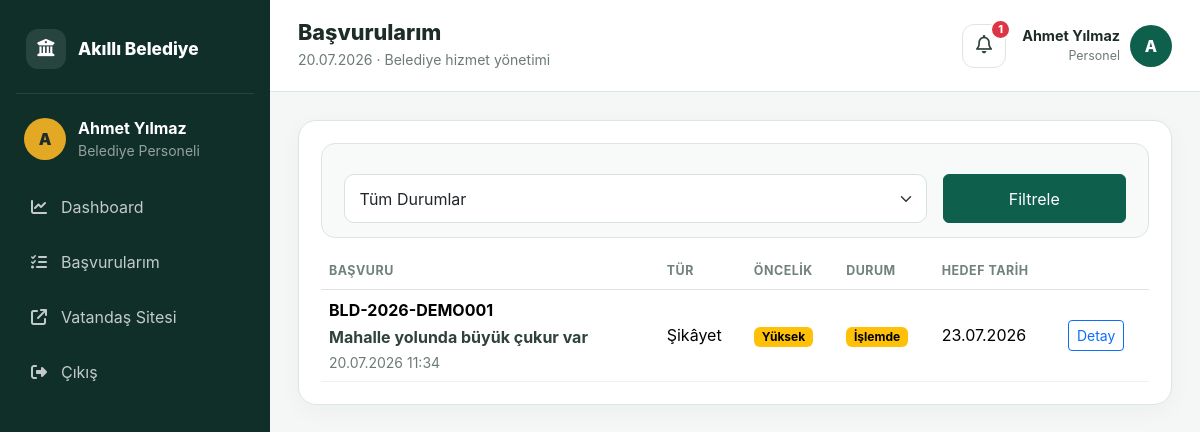
/personel/basvurularim.php (signed in), run on the app's committed database.
### tables this page shows
CREATE TABLE complaints (
    id INT AUTO_INCREMENT PRIMARY KEY,
    tracking_code VARCHAR(30) NOT NULL UNIQUE,
    citizen_name VARCHAR(120) NOT NULL,
    phone VARCHAR(30) NOT NULL,
    email VARCHAR(150) NULL,
    type ENUM('Talep','Öneri','Şikâyet') NOT NULL,
    title VARCHAR(200) NOT NULL,
    description TEXT NOT NULL,
    address VARCHAR(255) NULL,
    district VARCHAR(120) NULL,
    attachment VARCHAR(255) NULL,
    department_id INT NULL,
    suggested_department_id INT NULL,
    assigned_user_id INT NULL,
    priority ENUM('Düşük','Normal','Yüksek','Acil') NOT NULL DEFAULT 'Normal',
    status ENUM('Yeni','İnceleniyor','Yönlendirildi','İşlemde','Çözüldü','Reddedildi') NOT NULL DEFAULT 'Yeni',
    due_date DATE NULL,
    resolution_note TEXT NULL,
    resolved_at DATETIME NULL,
    created_at TIMESTAMP DEFAULT CURRENT_TIMESTAMP,
    updated_at TIMESTAMP DEFAULT CURRENT_TIMESTAMP ON UPDATE CURRENT_TIMESTAMP,
    INDEX idx_status (status),
    INDEX idx_priority (priority),
    INDEX idx_department (department_id),
    INDEX idx_assigned (assigned_user_id),
    CONSTRAINT fk_complaint_department FOREIGN KEY (department_id) REFERENCES departments(id) ON DELETE SET NULL,
    CONSTRAINT fk_complaint_suggested FOREIGN KEY (suggested_department_id) REFERENCES departments(id) ON DELETE SET NULL,
    CONSTRAINT fk_complaint_user FOREIGN KEY (assigned_user_id) REFERENCES users(id) ON DELETE SET NULL
);

### includes/functions.php (called while the page is built, shortened)
<?php
function e(?string $value): string {
    return htmlspecialchars($value ?? '', ENT_QUOTES, 'UTF-8');
}
function status_badge(string $status): string {
    return match ($status) {
        'Yeni' => 'secondary',
        'İnceleniyor' => 'info',
        'Yönlendirildi' => 'primary',
        'İşlemde' => 'warning',
        'Çözüldü' => 'success',
        'Reddedildi' => 'danger',
        default => 'dark'
    };
}
function priority_badge(string $priority): string {
    return match ($priority) {
        'Acil' => 'danger',
        'Yüksek' => 'warning',
        'Düşük' => 'secondary',
        default => 'primary'
    };
}

### personel/basvurularim.php (the view, shortened to what this page needs)
<?php
require_once '../config/db.php';
$user = current_user();
$sql = 'SELECT id, tracking_code, title, type, status, priority, due_date, created_at FROM complaints WHERE assigned_user_id = ?';
$params = [$user['id']];
$sql .= ' ORDER BY CASE priority WHEN "Acil" THEN 1 WHEN "Yüksek" THEN 2 ELSE 3 END, created_at DESC';
$stmt = $pdo->prepare($sql);
$stmt->execute($params);
$rows = $stmt->fetchAll();
require '../includes/panel_header.php';
?>
<div class="panel-card">
    <form method="get" class="filter-bar row g-3">
        <div class="col-md-9">
            <select name="status" class="form-select">
                <option value="">Tüm Durumlar</option>
            </select>
        </div>
        <div class="col-md-3 d-grid"><button class="btn btn-primary">Filtrele</button></div>
    </form>
    <div class="table-responsive mt-3">
        <table class="table align-middle">
            <thead><tr><th>Başvuru</th><th>Tür</th><th>Öncelik</th><th>Durum</th><th>Hedef Tarih</th><th></th></tr></thead>
            <tbody>
            <?php foreach ($rows as $item): ?>
                <tr>
                    <td><strong><?= e($item['tracking_code']) ?></strong><span class="table-title"><?= e($item['title']) ?></span><small><?= date('d.m.Y H:i', strtotime($item['created_at'])) ?></small></td>
                    <td><?= e($item['type']) ?></td>
                    <td><span class="badge text-bg-<?= priority_badge($item['priority']) ?>"><?= e($item['priority']) ?></span></td>
                    <td><span class="badge text-bg-<?= status_badge($item['status']) ?>"><?= e($item['status']) ?></span></td>
                    <td><?= $item['due_date'] ? date('d.m.Y', strtotime($item['due_date'])) : '-' ?></td>
                    <td><a href="basvuru_detay.php?id=<?= $item['id'] ?>" class="btn btn-sm btn-outline-primary">Detay</a></td>
                </tr>
            <?php endforeach; ?>
            </tbody>
        </table>
    </div>
</div>
<?php require '../includes/panel_footer.php'; ?>

### assets/css/style.css (style rules this page uses)
:root { --primary: #0f5f4d; --primary-dark: #0a4337; --accent: #e3a824; --bg: #f4f7f6; --text: #1d2c29; --muted: #6c7b77; --border: #dce5e2; --sidebar: #102f29; }
* { box-sizing: border-box }
body { margin: 0; font-family: Inter, Segoe UI, Arial, sans-serif; background: var(--bg); color: var(--text) }
a { text-decoration: none }
.form-control, .form-select { border-color: #d7e2df; padding: .72rem .9rem; border-radius: 10px }
.btn-primary { background: var(--primary); border-color: var(--primary) }
.panel-card { background: #fff; border: 1px solid var(--border); border-radius: 18px; padding: 22px; box-shadow: 0 6px 24px rgba(15, 60, 49, .04) }
.table { margin: 0 }
.table th { font-size: .78rem; text-transform: uppercase; letter-spacing: .04em; color: #71817d; border-bottom: 1px solid var(--border); white-space: nowrap }
.table td { vertical-align: middle; border-color: #edf1f0 }
.table td strong, .table td small, .table-title { display: block }
.table-title { font-weight: 650; color: #2f423d; margin-top: 3px }
.table td small { color: var(--muted); margin-top: 3px }
.filter-bar { background: #f7faf9; border: 1px solid var(--border); border-radius: 14px; padding: 14px; margin: 0 }

### data on the page
complaints: tracking_code "BLD-2026-DEMO001", title "Mahalle yolunda büyük çukur var", created_at "20.07.2026 11:34", type "Şikâyet", priority "Yüksek", status "İşlemde", due_date "23.07.2026"

### other printed values
mb_substr($user['full_name'], 0, 1) "A"
$user['full_name'] "Ahmet Yılmaz"
$pageTitle "Başvurularım"
$notificationCount "1"
